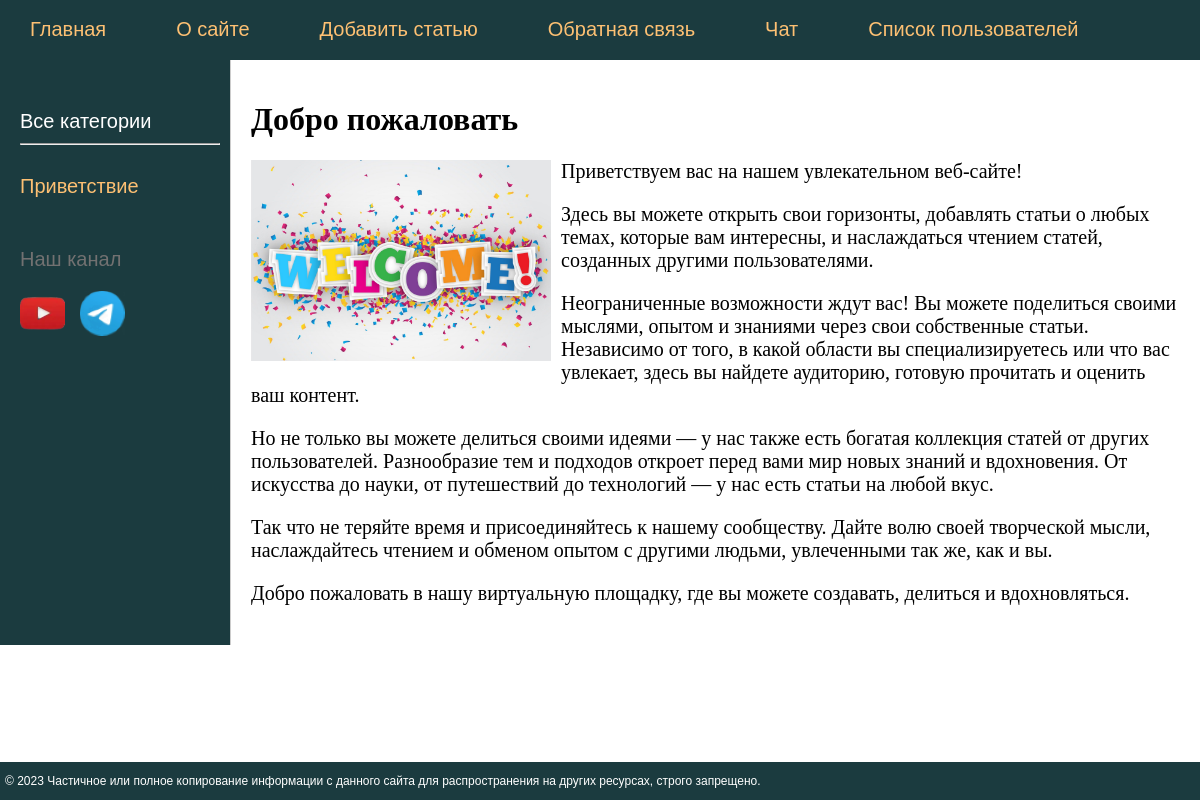
The page /post/Welcom/ (signed in) on the database its author committed.
### car/models.py (models this page shows, shortened)
class Category(models.Model):
    name = models.CharField(max_length=100, db_index=True, verbose_name="Категории")
    slug = models.SlugField(max_length=300, unique=True, db_index=True, verbose_name="URL")
    def get_absolute_url(self):
        return reverse('category', kwargs={'cat_slug': self.slug})
    class Meta:
        verbose_name = 'категории'
        verbose_name_plural = 'Категории'
        ordering = ['id']

class Car(models.Model):
    title = models.CharField(max_length=50, verbose_name='Заголовок')
    slug = models.SlugField(max_length=20, unique=True, db_index=True, verbose_name="URL")
    content = models.TextField(blank=True , verbose_name='Текст статьи')
    photo = models.ImageField(upload_to="photos/%Y/%m/%d/", blank=True, verbose_name='Фото' )
    time_create = models.DateTimeField(auto_now_add=True , verbose_name='Время оздания')
    time_update = models.DateTimeField(auto_now=True , verbose_name='Время изминения')
    is_published = models.BooleanField(default=True , verbose_name='Публикация')
    cat = models.ForeignKey('Category', on_delete=models.PROTECT, verbose_name='Категория')
    def __str__(self):
        return self.title
    class Meta:
        verbose_name = 'записи'
        verbose_name_plural = 'записи'
        ordering = ['id']
        ordering = ['-time_create', 'title']

### car/views.py (the view)
# urls.py: path('post/<slug:post_slug>/', ShowPost.as_view(), name='post'),
class ShowPost(DetailView, DataMixin):
    model = Car
    template_name = 'car/post.html'
    slug_url_kwarg = 'post_slug'
    context_object_name = 'post'
    def get_context_data(self, *, object_list=None, **kwargs):
        context = super().get_context_data(**kwargs)
        c_def = self.get_user_context(title=context['post'])
        return dict(list(context.items()) + list(c_def.items()))

### car/utils.py (called while the page is built)
    def get_user_context(self, **kwargs):
        context = kwargs
        cats = Category.objects.annotate(Count('car'))
        user_menu = menu.copy()
        if not self.request.user.is_authenticated:
            user_menu.pop(1)
        context['menu'] = user_menu
        context['cats'] = cats
        if 'cat_selected' not in context:
            context['cat_selected'] = 0
        return context

### car/templates/car/post.html
{% extends 'car/base.html' %}
{% block content %}
<h1>{{post.title}}</h1>
{% if post.photo %}
<p><img class="img-article-left" src="{{post.photo.url}}"></p>
{% endif %}
{{post.content|linebreaks}}
{% endblock %}

### car/templates/car/base.html (shortened to what this page needs)
{% load static %}
{% load car_tags %}
<!DOCTYPE html>
<html>
<head>
	<link type="text/css" href="{% static 'car/css/styles.css' %}" rel="stylesheet" />
</head>
<body>
	<table class="table-page" border="0" cellpadding="0" cellspacing="0">
		<tr>
			<td valign="top">
				{% block mainmenu %}
				<div class="header">
					<ul id="mainmenu" class="mainmenu">
						<li><a href="{% url 'home' %}">Главная</a></li>
						{% for m in menu %}
						<li><a href="{% url m.url_name %}">{{ m.title }}</a></li>
						{% endfor %}
						{% if request.user.is_authenticated %}
						<li class="last"><a href="{% url 'profile' %}">{{ user.username }}</a> | <a
								href="{% url 'logout' %}">Выйти</a></li>
						{% else %}
						<li class="last"><a href="{% url 'register' %}">Регистрация</a> | <a href="{% url 'login' %}">
								Войти </a></li>
						{% endif %}
					</ul>
				</div>
				{% endblock mainmenu %}
				<table class="table-content" border="0" cellpadding="0" cellspacing="0">
					<tr>
						<td valign="top" class="left-chapters">
							<ul id="leftchapters">
								{% if cat_selected == 0 %}
								<li class="selected">Все категории</li>
								<hr>
								{% else %}
								<li><a href="{% url 'home' %}">Все категории</a></li>
								<hr>
								{% endif %}
								{% for c in cats %}
								{% if c.car__count > 0 %}
								{% if c.pk == cat_selected %}
								<li class="selected">{{ c.name }}</li>
								{% else %}
								<li><a href="{{ c.get_absolute_url }}">{{ c.name }}</a></li>
								{% endif %}
								{% endif %}
								{% endfor %}
								<li class="share">
									<p>Наш канал</p>
									<div class="yt-tg">
										<a class="share-yt" href="https://www.youtube.com/@Shahzod-Ergashev/featured"
											target="_blank" rel="nofollow"></a>
										<a class="share-tg" href="https://t.me/our_telegram_channel" target="_blank"
											rel="nofollow"></a>
									</div>
								</li>
							</ul>
						</td>
						<td valign="top" class="content">
							<div class="content-text">
								{% block content %}
								{% endblock %}
							</div>
						</td>
					</tr>
				</table>
			</td>
		</tr>
		<tr>
			<td valign="top">
				<div id="footer">
					<p>&copy; 2023 Частичное или полное копирование информации с данного сайта для распространения на других ресурсах, строго запрещено.</p>
				</div>
			</td>
		</tr>
	</table>
</body>
</html>

### car/static/car/css/styles.css (style rules this page uses)
html, body { font-family: 'Arial'; margin: 0; padding: 0; height: 100%; width: 100%; color: #444; }
a { color: #0059b2; text-decoration: none; }
img { max-width: 600px; height: auto; }
img.img-article-left { max-width: 300px; height: auto; float: left; padding: 0 10px 10px 0; }
.table-page { width: 100%; height: 100%; vertical-align: top; }
.table-page tr { height: 100%; }
.header { background: #1b3b3f; height: 60px; box-sizing: border-box; background: #1b3b3f; height: 60px; }
ul.mainmenu { list-style: none; margin: 0; padding: 0; height: 60px; color: #ffffff; font-size: 20px; overflow: hidden; }
ul.mainmenu li { float: left; margin: 18px 40px 0 30px; }
ul.mainmenu li.last { float: right; }
ul.mainmenu li a { color: #fdc073; text-decoration: none; }
.left-chapters { width: 300px; height: 50vh; margin: 0; overflow-y: auto; background: #1b3b3f; border-right: 1px solid #ccc; box-sizing: border-box; }
.content { padding: 40px 20px 20px 40px; width: calc(100% - 300px); height: 50vh; }
.left-chapters ul { width: 200px; margin: 0; padding: 20px 10px 10px 20px; list-style: none; font-size: 20px; }
.left-chapters ul li { margin: 30px 0 0 0; color: #727171; }
.left-chapters ul li.selected { color: #fff; }
.left-chapters ul li a { color: #fdc073; text-decoration: none; }
.left-chapters ul li.share { margin: 50px 0 0 0; }
.left-chapters ul li.share p { margin: 20px 0 10px 0; }
.left-chapters ul li.share a { display: inline-block; margin: 10px 10px 10px 0; width: 50px; height: 50px; opacity: 1; transition: opacity 0.9s ease; }
.yt-tg { display: flex; }
.left-chapters ul li.share a.share-yt { background: url('../image/yt.png') no-repeat 0 0; }
.left-chapters ul li.share a.share-tg { background: url('../image/tg.png') no-repeat 0 0; }
.content { padding: 20px 20px 20px 20px; width: 100%; height: 100%; }
.content-text { color: #000000; font-size: 20px; font-family: Yandex Sans Display Light; }
.content-text h1 { font-size: 32px; }
#footer { box-sizing: border-box; background: #1b3b3f; padding: 0 5px; color: #ffffff; font-size: 12px; font-family: Verdana, Geneva, Arial, Helvetica; text-align: left; overflow: hidden; }

### rows shown on the page
Category: name "Приветствие"
Car: title "Добро пожаловать", photo (picture), content "Приветствуем вас на нашем увлекательном веб-сайте! Здесь вы можете открыть свои горизонты, добавлять статьи о любых темах, которые вам интересны, и наслаждаться чтением статей, созданных другими пользователями. Неограниченные возможности ждут вас! Вы можете поделиться своими мыслями, опытом и знаниями через свои собственные статьи. Независимо от того, в какой области вы специализируетесь или что вас увлекает, здесь вы найдете аудиторию, готовую прочитать и оценить ваш контент. Но не только вы можете делиться своими идеями — у нас также есть богатая коллекция статей от других пользователей. Разнообразие тем и подходов откроет перед вами мир новых знаний и вдохновения. От искусства до науки,…"

### other values the page prints
{{ m.title }} "О сайте" "Добавить статью" "Обратная связь" "Чат" "Список пользователей"
